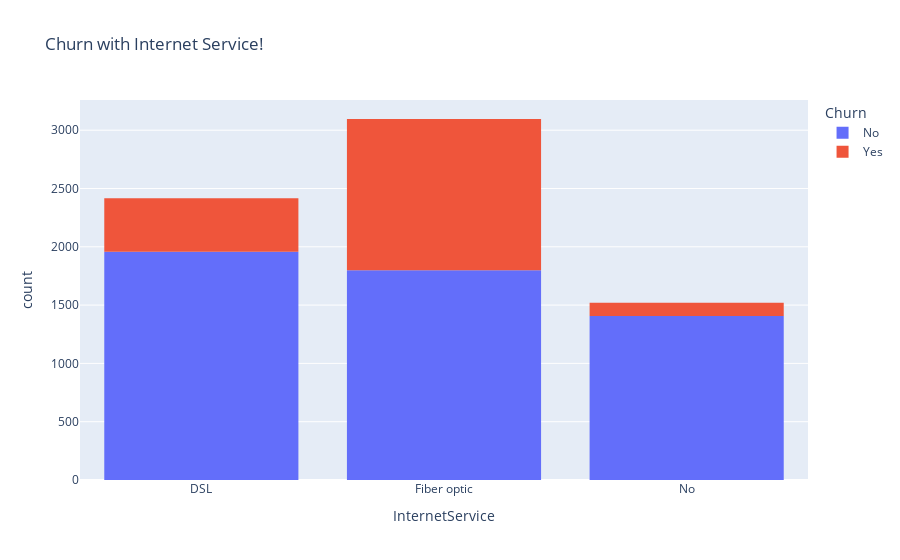

Notebook code for this chart:
### Markdown cell above
#### By looking toughly at this, we can conclude that :

- Proportionally **Senior citizen** are more likely to churnn
- Almost half of **single customers** are Churned in the datan
- customers that have **no dependents** are more likely to churn.
- Customers most likely to churn have tenure b/w **0-5 months**. 
- Customers **without phone service** churn more!
- **No Phone service** customers churn more.
  
  That says customers with following services probably not churn:
    - Multiple Lines, online security, online backup, Device protection, Tech support streaming movies etc.
- We can see customers with **DSL** services are more likely to churn, this shows dissatisfaction!?
- Also customers with month-to-month contract mostly churn! We should focus on them more!

- Also customers with Paperless billing churn more (as it seems easy!)
- Customers having **Electronic check** as payment method churn more
- Also customers whose monthly charges go above 70 dollars, they churn more!
- But in contrast, customers with low TotalCharges churn more?! (As they are not so involved and churn is easy!)


#### Let's see more on important columns that greatly affect Customer Churn.

### Code cell
px.histogram(clean_data, x="InternetService", color="Churn", title="Churn with Internet Service!")

### Figure 1 — Plotly figure (JSON) as saved in the notebook; plotly's stock layout.template omitted (floating-point values rounded to 4 significant figures; data arrays with more than 128 entries replaced by an {"elided": "..."} marker saying what was removed)
{"data": [{"alignmentgroup": "True", "bingroup": "x", "hovertemplate": "Churn=No<br>InternetService=%{x}<br>count=%{y}<extra></extra>", "legendgroup": "No", "marker": {"color": "#636efa", "pattern": {"shape": ""}}, "name": "No", "offsetgroup": "No", "orientation": "v", "showlegend": true, "type": "histogram", "x": {"elided": "5163 str values"}, "xaxis": "x", "yaxis": "y"}, {"alignmentgroup": "True", "bingroup": "x", "hovertemplate": "Churn=Yes<br>InternetService=%{x}<br>count=%{y}<extra></extra>", "legendgroup": "Yes", "marker": {"color": "#EF553B", "pattern": {"shape": ""}}, "name": "Yes", "offsetgroup": "Yes", "orientation": "v", "showlegend": true, "type": "histogram", "x": {"elided": "1869 str values"}, "xaxis": "x", "yaxis": "y"}], "layout": {"barmode": "relative", "legend": {"title": {"text": "Churn"}, "tracegroupgap": 0}, "title": {"text": "Churn with Internet Service!"}, "xaxis": {"anchor": "y", "domain": [0, 1], "title": {"text": "InternetService"}}, "yaxis": {"anchor": "x", "domain": [0, 1], "title": {"text": "count"}}}}
